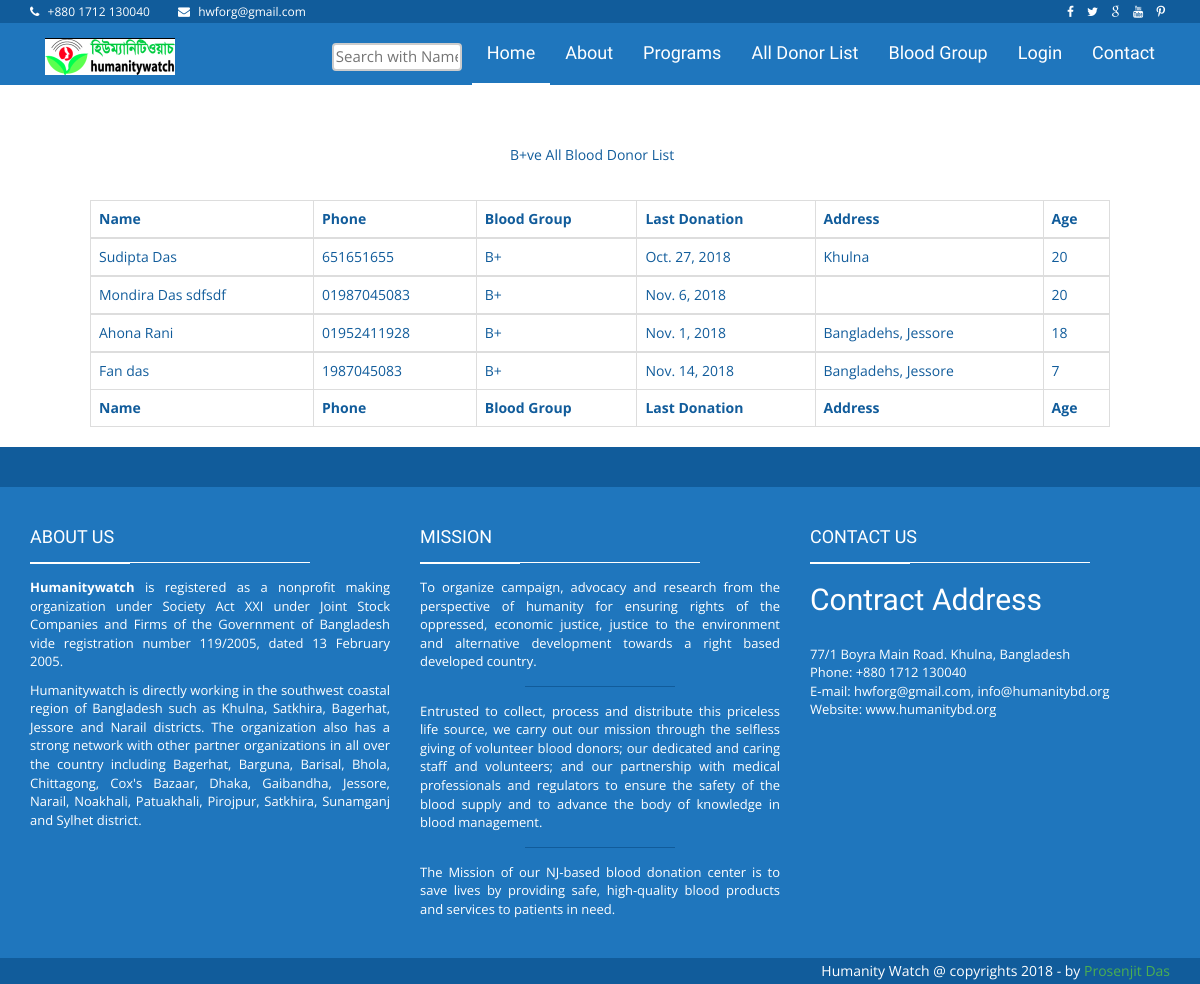
/b-positive/, run on the app's committed database.
### accounts/models.py (models this page shows, shortened)
class User(AbstractBaseUser):
    email = models.EmailField(max_length=255, unique=True)
    full_name = models.CharField(max_length=255, blank=True, null=True)
    active = models.BooleanField(default=True) # Can Login
    staff = models.BooleanField(default=False) # staff user non Superuser
    admin = models.BooleanField(default=False) # Superuser
    timestamp = models.DateTimeField(auto_now_add=True)
    first_address = models.CharField(max_length=255, blank=True)
    second_address = models.CharField(max_length=255, blank=True)
    phone = models.CharField(max_length=12)
    update = models.DateTimeField(null=True, blank=True)
    last_donation_date = models.DateField(null=True, blank=True, unique=True)
    PROFESSION_CHOICES = (
        ('Student', 'Student'),
        ('Employer', 'Employer'),
        ('Unemployed', 'Unemployed'),
        ('Businessman', 'Businessman'),
    )
    profession = models.CharField(max_length=20, choices=PROFESSION_CHOICES)
    BLOOD_CHOICES = (
        ('A+', 'A+'),
        ('A-', 'A-'),
        ('B+', 'B+'),
        ('B-', 'B-'),
        ('AB+', 'AB+'),
        ('AB-', 'AB-'),
        ('O+', 'O+'),
        ('O-', 'O-'),
    )
    blood = models.CharField(max_length=20, choices=BLOOD_CHOICES)
    GENDER_CHOICES = (
        ('Male', 'Male'),
        ('Female', 'Female'),
    )
    gender = models.CharField(max_length=10, choices=GENDER_CHOICES)
    age = models.IntegerField(default='')
    USERNAME_FIELD = 'email'  # Username
    REQUIRED_FIELDS = ['full_name'] # 'full_name'
    objects = UserManager()

### accounts/views.py (the view)
# urls.py: path('b-positive/', b_positive, name='b_positive'),
def b_positive(request):
    match = User.objects.filter(blood__startswith='b+')
    if match:
        return render(request, 'blood_type/b_positive.html', {"match": match})
    else:
        messages.error(request, "No result found")
    return render(request, 'blood_type/not_found.html')

### templates/blood_type/b_positive.html (shortened to what this page needs)
{% extends 'index.html' %}
{% load static %}
{% block content %}
    <br><br><br>
          <div style="margin:0 auto;width:15%;text-align:left" class="card mb-3">
            <div class="card-header">
              B+ve All Blood Donor List</div>
            <div class="card-body">
              <canvas id="myAreaChart" width="100%" height="30"></canvas>
            </div>
          </div>
          <div style="margin:0 auto;width:85%;text-align:left" class="card mb-3">
            <div class="card-body">
              <div class="table-responsive">
                <table class="table table-bordered" id="dataTable" width="100%" cellspacing="0">
                  <thead>
                    <tr>
                      <th>Name</th>
                      <th>Phone</th>
                      <th>Blood Group</th>
                        <th>Last Donation</th>
                      <th>Address</th>
                        <th>Age</th>
                    </tr>
                  </thead>
                  <tfoot>
                    <tr>
                      <th>Name</th>
                      <th>Phone</th>
                      <th>Blood Group</th>
                      <th>Last Donation</th>
                      <th>Address</th>
                        <th>Age</th>
                    </tr>
                  </tfoot>
                  {% for user in match %}
                       <tbody>
                        <tr>
                          <td>{{ user.full_name }}</td>
                          <td>{{ user.phone }}</td>
                          <td>{{ user.blood }}</td>
                           <td>{{ user.last_donation_date }}</td>
                          <td>{{ user.first_address }}</td>
                           <td>{{ user.age }}</td>
                        </tr>
                    <tbody>
                    {% endfor %}
                </table>
              </div>
            </div>
          </div>
{% endblock %}

### accounts/static/assets/css/style.css (style rules this page uses)
body { font-family: "Open sans", sans-serif; color: #115c9b; }

### data on the page
User: full_name "Sudipta Das", phone "651651655", blood "B+", last_donation_date "Oct. 27, 2018", first_address "Khulna", age "20"
User: full_name "Mondira Das sdfsdf", phone "01987045083", blood "B+", last_donation_date "Nov. 6, 2018", age "20"
User: full_name "Ahona Rani", phone "01952411928", blood "B+", last_donation_date "Nov. 1, 2018", first_address "Bangladehs, Jessore", age "18"
User: full_name "Fan das", phone "1987045083", blood "B+", last_donation_date "Nov. 14, 2018", first_address "Bangladehs, Jessore", age "7"
